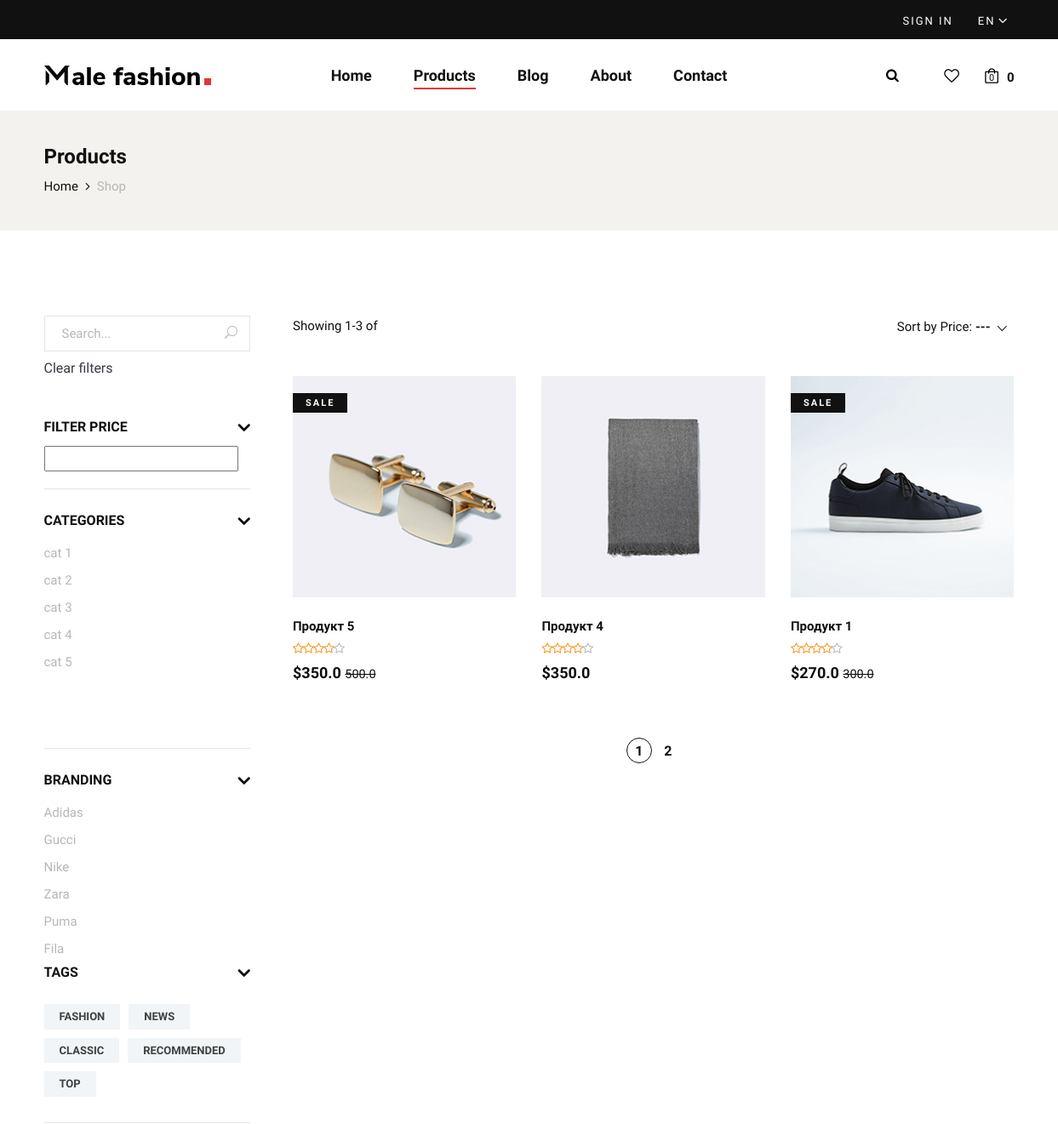
Page /en/products/ (upper part) on the earlier database version.
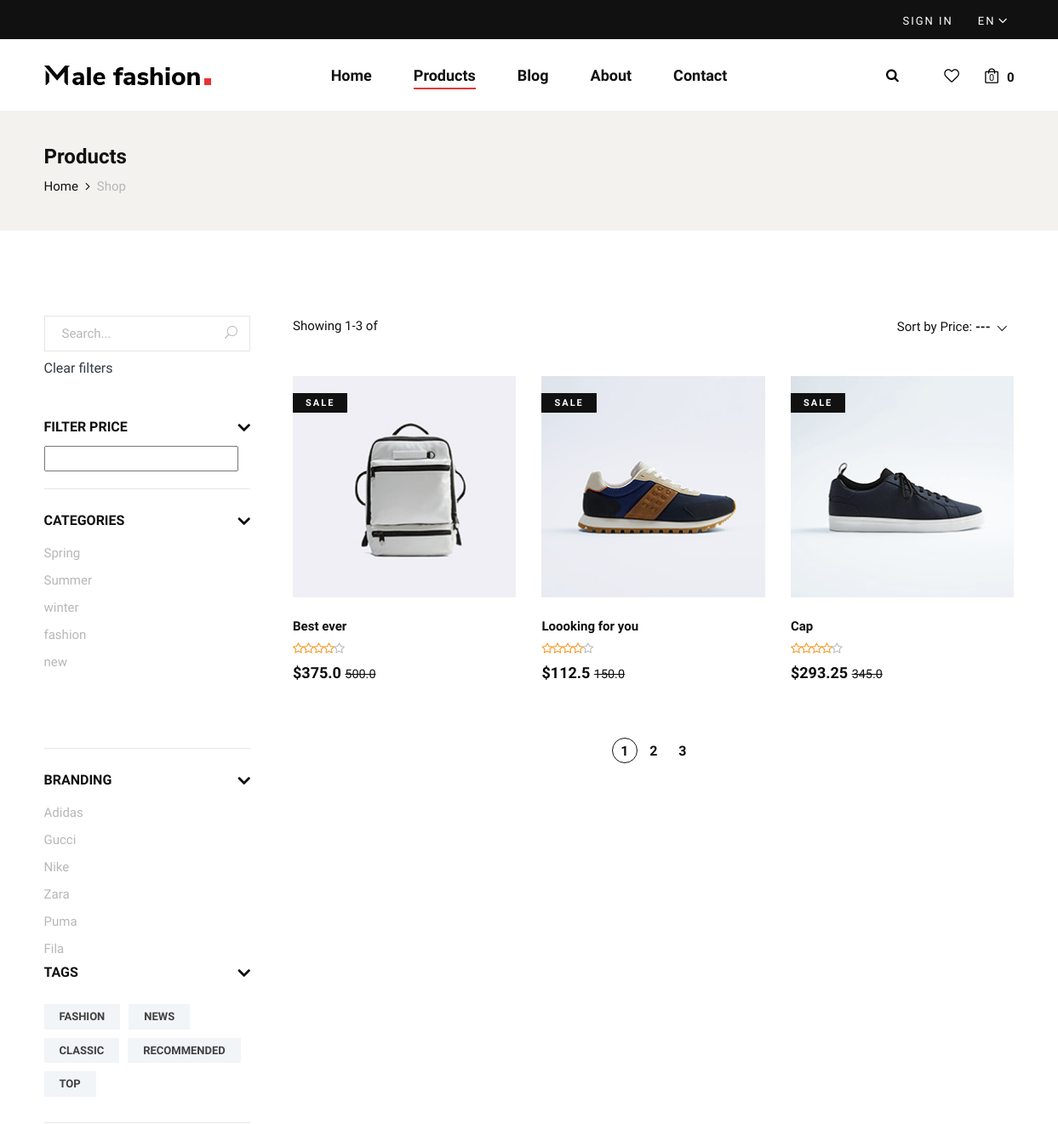
Same page on the later database version.
### products/models.py (models this page shows, shortened)
class CategoryModel(models.Model):
    title = models.CharField(max_length=150, verbose_name=_('title'))
    created_at = models.DateTimeField(auto_now_add=True, verbose_name=_('created_at'))
    class Meta:
        verbose_name = _('category')
        verbose_name_plural = _('categories')

class BrandModel(models.Model):
    title = models.CharField(max_length=75, verbose_name=_('title'))
    created_at = models.DateTimeField(auto_now_add=True, verbose_name=_('created_at'))
    class Meta:
        verbose_name = _('brand')
        verbose_name_plural = _('brand')

class ProductTagModel(models.Model):
    title = models.CharField(max_length=85, verbose_name=_('title'))
    created_at = models.DateTimeField(auto_now_add=True, verbose_name=_('created_at'))
    class Meta:
        verbose_name = _('product tag')
        verbose_name_plural = _('product tags')

class ProductModel(models.Model):
    title = models.CharField(max_length=512, verbose_name=_('title'))
    image = models.ImageField(upload_to='products', verbose_name=_('image'))
    price = models.FloatField(verbose_name=_('price'))
    real_price = models.FloatField(verbose_name=_('real_price', ), default=0)
    sizes = models.ManyToManyField(SizeModel, related_name='products')
    colors = models.ManyToManyField(ColorModel, related_name='products')
    wishlist = models.ManyToManyField(UserModel, related_name='wishlist')
    discount = models.PositiveIntegerField(default=0,
                                           validators=[
                                               MinValueValidator(0),
                                               MaxValueValidator(100)
                                           ], verbose_name=_('discount'))
    short_description = models.TextField(verbose_name=_('short_description'))
    long_description = RichTextUploadingField(verbose_name=_('long_description'))
    category = models.ForeignKey(CategoryModel, on_delete=models.PROTECT,
                                 related_name='products', null=True, verbose_name=_('category'))
    brand = models.ForeignKey(BrandModel, on_delete=models.PROTECT,
                              related_name='products', null=True, verbose_name=_('brand'))
    tags = models.ManyToManyField(ProductTagModel, related_name='products', verbose_name=_('tags'))
    created_at = models.DateTimeField(auto_now_add=True, verbose_name=_('created_at'))
    def is_discount(self):
        return self.discount != 0
    class Meta:
        verbose_name = _('product')
        verbose_name_plural = _('products')

### products/views.py (the view)
# urls.py: path('', ProductsListView.as_view(), name='list'),
class ProductsListView(ListView):
    template_name = 'shop.html'
    paginate_by = 3
    def get_queryset(self):
        qs = ProductModel.objects.order_by('-pk')
        q = self.request.GET.get('q')
        cat = self.request.GET.get('cat')
        brand = self.request.GET.get('brand')
        tag = self.request.GET.get('tag')
        sort = self.request.GET.get('sort')
        size = self.request.GET.get('sizes')
        color = self.request.GET.get('colors')
        price = self.request.GET.get('price')
        if q:
            qs = qs.filter(title__icontains=q)
        if cat:
            qs = qs.filter(category_id=cat)
        if brand:
            qs = qs.filter(brand_id=brand)
        if tag:
            qs = qs.filter(tags__id=tag)
        if size:
            qs = qs.filter(sizes__id=size)
        if color:
            qs = qs.filter(colors__id=color)
        if price:
            price_from, price_to = price.split(';')
            qs = qs.filter(real_price__gte=price_from, real_price__lte=price_to)
        if sort:
            if sort == 'price':
                qs = qs.order_by('real_price')
            elif sort == '-price':
                qs = qs.order_by('-real_price')
        return qs
    def get_context_data(self, **kwargs):
        context = super().get_context_data(**kwargs)
        context['categories'] = CategoryModel.objects.all()
        context['brands'] = BrandModel.objects.all()
        context['tags'] = ProductTagModel.objects.all()
        context['sizes'] = SizeModel.objects.all()
        context['colors'] = ColorModel.objects.all()
        min_price, max_price = ProductModel.objects.aggregate(
            Min('real_price'),
            Max('real_price')
        ).values()
        context['min_price'], context['max_price'] = int(min_price), int(max_price)
        return context

### pages/templatetags/my_tags.py (called while the page is built)
@register.simple_tag
def get_lang_url(request, lang):
    url = '/' + lang + request.path[3:]
    return url

@register.simple_tag
def get_price_url(request, x):
    price = request.GET.get('price')
    if price:
        return price.split(';')[x]
    return 'null'

@register.filter
def in_wishlist(product, request):
    return request.user in product.wishlist.all()

@register.filter
def in_cart(product, request):
    return product.pk in request.session.get('cart', [])

@register.simple_tag
def cart_count(request):
    return get_cart_length(request)

@register.simple_tag
def cart_price(request):
    if get_cart_length(request) == 0:
        return 0
    return ProductModel.get_from_cart(request).aggregate(
        Sum('real_price')
    )['real_price__sum']

### pages/utils.py (called while the page is built)
def get_cart_length(request):
    return len(request.session.get('cart', []))

### templates/shop.html (shortened to what the changed rows need)
{% extends 'layouts/base.html' %}
{% load static %}
{% load my_tags %}
{% block extra_css %}
    <link rel="stylesheet"
          href="https://cdnjs.cloudflare.com/ajax/libs/ion-rangeslider/2.3.1/css/ion.rangeSlider.min.css"/>
{% endblock %}
{% block content %}
    <section class="shop spad">
        <div class="container">
            <div class="row">
                <div class="col-lg-3">
                    <div class="shop__sidebar">
                        <div class="shop__sidebar__accordion">
                            <div class="accordion" id="accordionExample">
                                <div class="card">
                                    <div id="collapseOne" class="collapse show" data-parent="#accordionExample">
                                        <div class="card-body">
                                            <div class="shop__sidebar__categories">
                                                <ul class="nice-scroll">
                                                    {% for category in categories %}
                                                        <li>
                                                            <a
                                                                onclick="addUrlParameter('cat', {{ category.pk }})">{{ category.title }}
                                                            </a>
                                                        </li>
                                                    {% endfor %}
                                                </ul>
                                            </div>
                                        </div>
                                    </div>
                                </div>
                                <div class="card">
                                    <div id="collapseTwo" class="collapse show" data-parent="#accordionExample">
                                        <div class="card-body">
                                            <div class="shop__sidebar__brand">
                                                <ul>
                                                    {% for brand in brands %}
                                                        <li><a
                                                            onclick="addUrlParameter('brand', {{ brand.pk }})">{{ brand.title }}</a>
                                                        </li>
                                                    {% endfor %}
                                                </ul>
                                                <div class="card">
                                                    <div id="collapseSix" class="collapse show"
                                                         data-parent="#accordionExample">
                                                        <div class="card-body">
                                                            <div class="shop__sidebar__tags">
                                                                {% for tag in tags %}
                                                                    <a
                                                                                onclick="addUrlParameter('tag', {{ tag.pk }})">{{ tag.title }}</a>
                                                                {% endfor %}
                                                            </div>
                                                        </div>
                                                    </div>
                                                </div>
                                            </div>
                                        </div>
                                    </div>
                                </div>
                            </div>
                        </div>
                    </div>
                </div>
                <div class="col-lg-9">
                    <div class="row">
                        {% for products in object_list %}
                            <div class="col-lg-4 col-md-6 col-sm-6">
                                {% include 'layouts/product_block.html' %}
                            </div>
                        {% endfor %}
                    </div>
                    <div class="row">
                        <div class="col-lg-12">
                            <div class="product__pagination">
                                {% for page in page_obj.paginator.page_range %}
                                    <a {% if page == page_obj.number %}class="active"{% endif %}
                                       onclick="addUrlParameter('page', {{ page }})">{{ page }}</a>
                                {% endfor %}
                            </div>
                        </div>
                    </div>
                </div>
            </div>
        </div>
    </section>
{% endblock %}

### templates/layouts/product_block.html (shortened to what this page needs)
{% load static %}
{% load my_tags %}
<div class="product__item sale">
    <div class="product__item__pic set-bg"
         data-setbg="{{ products.image.url }}">
        {% if products.is_discount %}
            <span class="label">Sale</span>
        {% endif %}
    </div>
    <div class="product__item__text">
        <h6>{{ products.title }}</h6>
        <div class="rating">
            <i class="fa fa-star-o"></i>
            <i class="fa fa-star-o"></i>
            <i class="fa fa-star-o"></i>
            <i class="fa fa-star-o"></i>
            <i class="fa fa-star-o"></i>
        </div>
        <h5>${{ products.real_price }}
            {% if products.is_discount %}
                <strike class="small">{{ products.price }}</strike>
            {% endif %}
        </h5>
    </div>
</div>

Differences in the rows shown:
no longer on this page (row edited): ProductModel: shows a picture, discount "SALE", title "Продукт 5", real_price "350.0", price "500.0"
no longer on this page (row edited): ProductModel: shows a picture, title "Продукт 4", real_price "350.0"
no longer on this page (row edited): ProductModel: discount "SALE", title "Продукт 1", real_price "270.0", price "300.0"
changed CategoryModel: title "cat 1" → "Spring"
changed CategoryModel: title "cat 2" → "Summer"
changed CategoryModel: title "cat 3" → "winter"
changed CategoryModel: title "cat 4" → "fashion"
changed CategoryModel: title "cat 5" → "new"
added ProductModel: shows a picture, discount "SALE", title "Best ever", real_price "375.0", price "500.0"
added ProductModel: shows a picture, discount "SALE", title "Loooking for you", real_price "112.5", price "150.0"
added ProductModel: discount "SALE", title "Cap", real_price "293.25", price "345.0"
Other differences:
new list line: "3"
